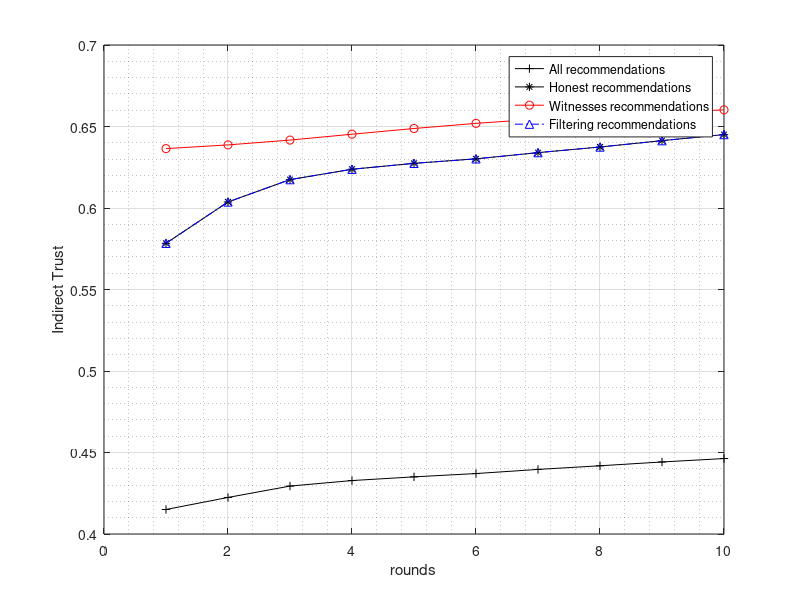

MATLAB code for this plot:
x=[1  2 3  4 5 6 7 8 9 10 ];

 y1=[0.415033635
0.422424173
0.429401358
0.432787583
0.435061511
0.437083124
0.439624296
0.441854809
0.44418755
0.44629543];

 y2=[0.578336374
0.603703451
0.617412579
0.62377063
0.627410498
0.630167654
0.633965038
0.637413893
0.641316565
0.645048517];
 
 y3=[0.636432893
0.638714353
0.64166034
0.645272224
0.648778596
0.651921861
0.654583902
0.656764012
0.658579421
0.660225683];
 
 y4=[0.578336374
0.603703451
0.617412579
0.62377063
0.627410498
0.630167654
0.633965038
0.637413893
0.641316565
0.645048517];

 plot(x,y1,'+-k',x,y2,'*-k',x,y3,'o-r',x,y4,'b-.^'); 
 
 xlabel('rounds'); ylabel('Indirect Trust');
 
 
 legend('All recommendations','Honest recommendations','Witnesses recommendations','Filtering recommendations');
  
set( legend,'location','best')

grid on
grid minor